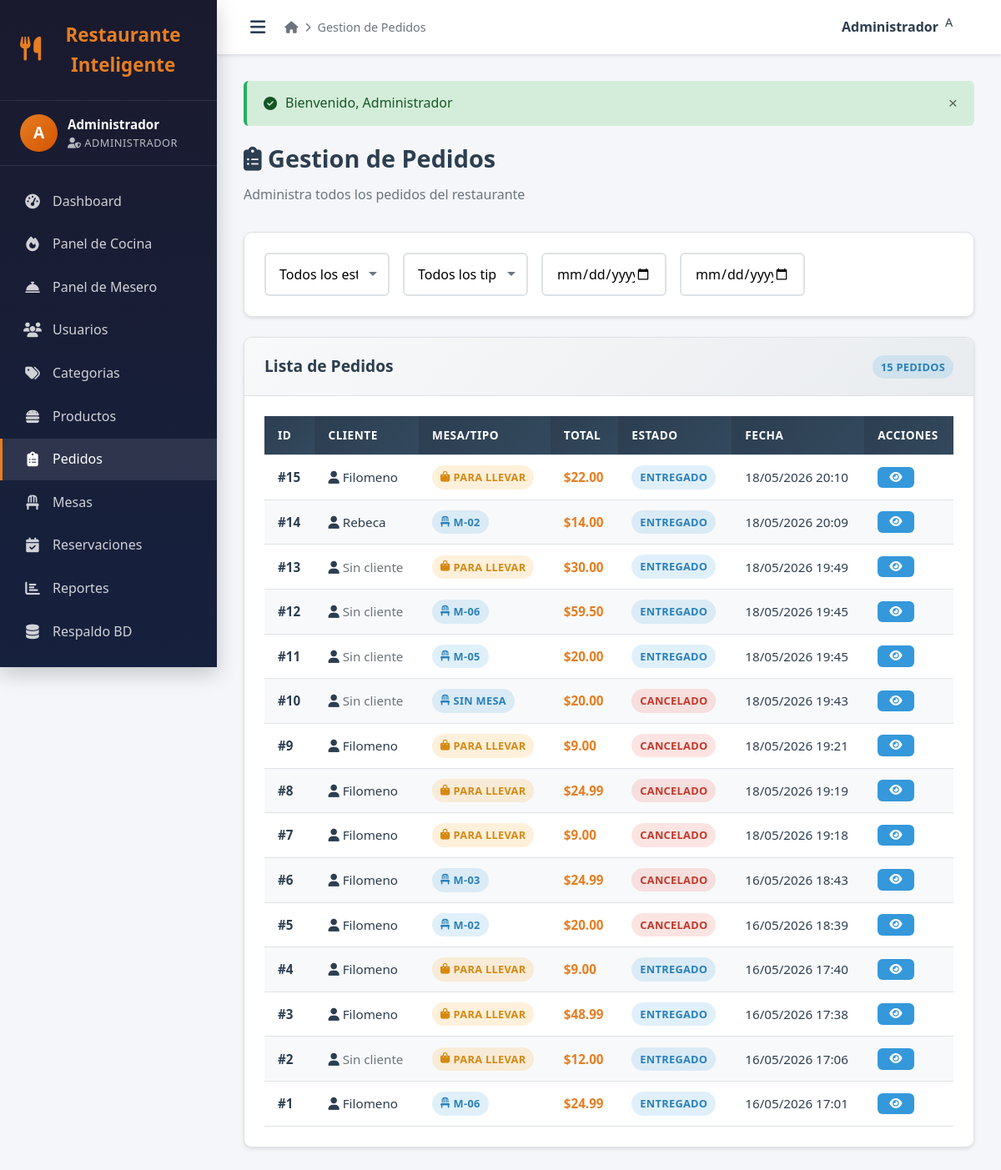
Page /admin/pedidos.php (signed in) on the committed database.
### tables this page shows
CREATE TABLE `pedidos` (
  `id` int(11) unsigned NOT NULL AUTO_INCREMENT,
  `cliente_id` int(11) unsigned DEFAULT NULL,
  `mesa_id` int(11) unsigned DEFAULT NULL,
  `tipo` enum('Mesa','Domicilio','ParaLlevar') NOT NULL DEFAULT 'Mesa',
  `estado` enum('Pendiente','EnPreparacion','Listo','Entregado','Cancelado') NOT NULL DEFAULT 'Pendiente',
  `total` decimal(10,2) NOT NULL DEFAULT 0.00,
  `notas` text DEFAULT NULL,
  `fecha_pedido` timestamp NOT NULL DEFAULT current_timestamp(),
  `fecha_actualizacion` timestamp NULL DEFAULT NULL ON UPDATE current_timestamp(),
  PRIMARY KEY (`id`),
  KEY `fk_cliente` (`cliente_id`),
  KEY `fk_mesa` (`mesa_id`),
  CONSTRAINT `fk_pedidos_cliente` FOREIGN KEY (`cliente_id`) REFERENCES `usuarios` (`id`) ON DELETE SET NULL,
  CONSTRAINT `fk_pedidos_mesa` FOREIGN KEY (`mesa_id`) REFERENCES `mesas` (`id`) ON DELETE SET NULL
);

CREATE TABLE `usuarios` (
  `id` int(11) unsigned NOT NULL AUTO_INCREMENT,
  `nombre` varchar(100) NOT NULL,
  `email` varchar(100) NOT NULL,
  `password` varchar(255) NOT NULL,
  `rol` enum('Administrador','Cocinero','Mesero','Cliente') NOT NULL DEFAULT 'Cliente',
  `rol_id` int(11) unsigned DEFAULT NULL,
  `telefono` varchar(20) DEFAULT NULL,
  `direccion` text DEFAULT NULL,
  `activo` tinyint(1) NOT NULL DEFAULT 1,
  `fecha_registro` timestamp NOT NULL DEFAULT current_timestamp(),
  PRIMARY KEY (`id`),
  UNIQUE KEY `uk_email` (`email`),
  KEY `fk_usuarios_rol` (`rol_id`),
  CONSTRAINT `fk_usuarios_rol` FOREIGN KEY (`rol_id`) REFERENCES `roles` (`id`) ON DELETE SET NULL
);

CREATE TABLE `mesas` (
  `id` int(11) unsigned NOT NULL AUTO_INCREMENT,
  `numero` varchar(20) NOT NULL,
  `capacidad` int(11) NOT NULL DEFAULT 4,
  `ubicacion` varchar(100) DEFAULT NULL,
  `estado` enum('Disponible','Ocupada','Reservada','Mantenimiento') NOT NULL DEFAULT 'Disponible',
  PRIMARY KEY (`id`),
  UNIQUE KEY `uk_numero` (`numero`)
);

### includes/config.php (called while the page is built, shortened)
<?php
function getDB() {
    static $pdo = null;
    if ($pdo === null) {
        try {
            $dsn = 'mysql:host=' . DB_HOST . ';dbname=' . DB_NAME . ';charset=' . DB_CHARSET;
            $options = [
                PDO::ATTR_ERRMODE => PDO::ERRMODE_EXCEPTION,
                PDO::ATTR_DEFAULT_FETCH_MODE => PDO::FETCH_ASSOC,
                PDO::ATTR_EMULATE_PREPARES => false,
            ];
            $pdo = new PDO($dsn, DB_USER, DB_PASS, $options);
        } catch (PDOException $e) {
            die('Error de conexion: ' . $e->getMessage());
        }
    }
    return $pdo;
}
function formatMoney($amount) {
    return '$' . number_format((float)$amount, 2);
}
function formatDate($date) {
    return date('d/m/Y H:i', strtotime($date));
}
function getEstadoBadge($estado) {
    $badges = [
        'Pendiente' => 'badge-warning',
        'EnPreparacion' => 'badge-info',
        'Listo' => 'badge-success',
        'Entregado' => 'badge-primary',
        'Cancelado' => 'badge-danger',
        'Disponible' => 'badge-success',
        'Ocupada' => 'badge-danger',
        'Reservada' => 'badge-warning',
        'Mantenimiento' => 'badge-secondary',
        'Confirmada' => 'badge-success',
        'Completada' => 'badge-primary'
    ];
    return isset($badges[$estado]) ? $badges[$estado] : 'badge-secondary';
}
function paginate($query, $params = [], $perPage = 10) {
    $db = getDB();
    $page = isset($_GET['page']) ? max(1, intval($_GET['page'])) : 1;
    $offset = ($page - 1) * $perPage;
    $countStmt = $db->prepare("SELECT COUNT(*) FROM (" . $query . ") as t");
    $countStmt->execute($params);
    $total = $countStmt->fetchColumn();
    $stmt = $db->prepare($query . " LIMIT " . $perPage . " OFFSET " . $offset);
    $stmt->execute($params);
    $data = $stmt->fetchAll();
    $totalPages = ceil($total / $perPage);
    return [
        'data' => $data,
        'page' => $page,
        'perPage' => $perPage,
        'total' => $total,
        'totalPages' => $totalPages,
        'hasNext' => $page < $totalPages,
        'hasPrev' => $page > 1
    ];
}

### admin/pedidos.php (the view, shortened to what this page needs)
<?php
require_once '../includes/config.php';
require_once 'header.php';
$fecha_desde = $_GET['desde'] ?? '';
$fecha_hasta = $_GET['hasta'] ?? '';
$sql = "SELECT p.*, u.nombre as cliente_nombre, m.numero as mesa_numero FROM pedidos p LEFT JOIN usuarios u ON p.cliente_id = u.id LEFT JOIN mesas m ON p.mesa_id = m.id WHERE 1=1";
$params = [];
$sql .= " ORDER BY p.fecha_pedido DESC";
$result = paginate($sql, $params, 15);
$pedidos = $result['data'];
?>
<h1 class="page-title"><i class="fas fa-clipboard-list"></i> Gestion de Pedidos</h1>
<p class="page-subtitle">Administra todos los pedidos del restaurante</p>
<div class="card mb-3">
    <div class="card-body">
        <form method="GET" class="d-flex gap-2 flex-wrap">
            <select name="estado" class="form-control" style="max-width: 150px;" onchange="this.form.submit()">
                <option value="">Todos los estados</option>
            </select>
            <select name="tipo" class="form-control" style="max-width: 150px;" onchange="this.form.submit()">
                <option value="">Todos los tipos</option>
            </select>
            <input type="date" name="desde" class="form-control" value="<?php echo $fecha_desde; ?>" style="max-width: 150px;" onchange="this.form.submit()">
            <input type="date" name="hasta" class="form-control" value="<?php echo $fecha_hasta; ?>" style="max-width: 150px;" onchange="this.form.submit()">
        </form>
    </div>
</div>
<div class="card">
    <div class="card-header">
        <h3>Lista de Pedidos</h3>
        <span class="badge badge-info"><?php echo $result['total']; ?> pedidos</span>
    </div>
    <div class="card-body">
        <div class="table-responsive">
            <table class="table">
                <thead>
                    <tr>
                        <th>ID</th>
                        <th>Cliente</th>
                        <th>Mesa/Tipo</th>
                        <th>Total</th>
                        <th>Estado</th>
                        <th>Fecha</th>
                        <th>Acciones</th>
                    </tr>
                </thead>
                <tbody>
                    <?php foreach ($pedidos as $p): ?>
                    <tr>
                        <td><strong>#<?php echo $p['id']; ?></strong></td>
                        <td><i class="fas fa-user"></i> <?php echo $p['cliente_nombre'] ?: '<span class="text-muted">Sin cliente</span>'; ?></td>
                        <td>
                            <span class="badge badge-<?php echo $p['tipo'] == 'Mesa' ? 'primary' : 'warning'; ?>">
                                <i class="fas fa-<?php echo $p['tipo'] == 'Mesa' ? 'chair' : 'shopping-bag'; ?>"></i>
                                <?php echo $p['tipo'] == 'Mesa' ? ($p['mesa_numero'] ?: 'Sin mesa') : 'Para Llevar'; ?>
                            </span>
                        </td>
                        <td><strong class="text-primary"><?php echo formatMoney($p['total']); ?></strong></td>
                        <td>
                            <span class="badge <?php echo getEstadoBadge($p['estado']); ?>">
                                <?php echo $p['estado']; ?>
                            </span>
                        </td>
                        <td><?php echo formatDate($p['fecha_pedido']); ?></td>
                        <td>
                            <div class="d-flex gap-1">
                                <a href="pedidos.php?ver=<?php echo $p['id']; ?>" class="btn btn-sm btn-info" title="Ver detalle">
                                    <i class="fas fa-eye"></i>
                                </a>
                            </div>
                        </td>
                    </tr>
                    <?php endforeach; ?>
                </tbody>
            </table>
        </div>
    </div>
</div>
<?php require_once 'footer.php'; ?>

### assets/css/style.css (style rules this page uses)
:root { --color-primary: #e67e22; --color-primary-dark: #d35400; --color-primary-light: #f39c12; --color-secondary: #2c3e50; --color-secondary-light: #34495e; --color-success: #27ae60; --color-danger: #e74c3c; --color-warning: #f39c12; --color-info: #3498db; --color-dark: #1a1a2e; --color-light: #f8f9fa; --color-white: #ffffff; --color-gray: #6c757d; --color-gray-light: #e9ecef; --color-border: #dee2e6; --shadow-sm: 0 2px 4px rgba(0,0,0,0.1); --shadow-md: 0 4px 12px rgba(0,0,0,0.15); --shadow-lg: 0 8px 24px rgba(0,0,0,0.2); --radius-sm: 6px; --radius-md: 10px; --radius-lg: 16px; --transition: all 0.3s ease; --font-main: 'Segoe UI', Tahoma, Geneva, Verdana, sans-serif; }
*, *::before, *::after { box-sizing: border-box; margin: 0; padding: 0; }
html { scroll-behavior: smooth; font-size: 16px; }
body { font-family: var(--font-main); background-color: #f5f6fa; color: var(--color-secondary); line-height: 1.6; min-height: 100vh; }
a { text-decoration: none; color: inherit; transition: var(--transition); }
.text-primary { color: var(--color-primary); }
.text-muted { color: var(--color-gray); }
.mb-3 { margin-bottom: 1.5rem; }
.d-flex { display: flex; }
.flex-wrap { flex-wrap: wrap; }
.gap-1 { gap: 0.5rem; }
.gap-2 { gap: 1rem; }
.btn { display: inline-flex; align-items: center; justify-content: center; gap: 8px; padding: 10px 24px; border: none; border-radius: var(--radius-sm); font-size: 0.95rem; font-weight: 600; cursor: pointer; transition: var(--transition); text-transform: uppercase; letter-spacing: 0.5px; }
.btn-info { background: var(--color-info); color: var(--color-white); }
.btn-sm { padding: 6px 14px; font-size: 0.85rem; }
.form-control { width: 100%; padding: 12px 16px; border: 2px solid var(--color-border); border-radius: var(--radius-sm); font-size: 1rem; font-family: var(--font-main); transition: var(--transition); background: var(--color-white); }
.form-control::placeholder { color: #adb5bd; }
select.form-control { cursor: pointer; appearance: none; background-repeat: no-repeat; background-position: right 12px center; padding-right: 36px; }
.card { background: var(--color-white); border-radius: var(--radius-md); box-shadow: var(--shadow-sm); overflow: hidden; transition: var(--transition); border: 1px solid var(--color-border); }
.card-header { padding: 1.2rem 1.5rem; border-bottom: 1px solid var(--color-border); background: linear-gradient(135deg, #f8f9fa, #e9ecef); display: flex; justify-content: space-between; align-items: center; }
.card-header h2, .card-header h3 { font-size: 1.2rem; color: var(--color-secondary); margin: 0; }
.card-body { padding: 1.5rem; }
.table-responsive { overflow-x: auto; -webkit-overflow-scrolling: touch; }
.table { width: 100%; border-collapse: collapse; font-size: 0.95rem; }
.table th, .table td { padding: 12px 16px; text-align: left; border-bottom: 1px solid var(--color-border); }
.table th { background: linear-gradient(135deg, var(--color-secondary), var(--color-secondary-light)); color: var(--color-white); font-weight: 600; text-transform: uppercase; font-size: 0.85rem; letter-spacing: 0.5px; white-space: nowrap; }
.table tbody tr { transition: var(--transition); }
.table tbody tr:nth-child(even) { background: #f8f9fa; }
.badge { display: inline-flex; align-items: center; gap: 4px; padding: 4px 10px; border-radius: 20px; font-size: 0.8rem; font-weight: 600; text-transform: uppercase; letter-spacing: 0.3px; }
.badge-primary { background: rgba(52, 152, 219, 0.15); color: #2980b9; }
.badge-danger { background: rgba(231, 76, 60, 0.15); color: #c0392b; }
.badge-warning { background: rgba(243, 156, 18, 0.15); color: #d68910; }
.badge-info { background: rgba(52, 152, 219, 0.15); color: #2980b9; }
.page-title { font-size: 1.8rem; color: var(--color-secondary); margin-bottom: 0.5rem; font-weight: 700; }
.page-subtitle { color: var(--color-gray); margin-bottom: 2rem; }

### rows in the picture
pedidos: id "15", cliente.nombre "Filomeno", tipo "PARA LLEVAR", total "$22.00", estado "ENTREGADO", fecha_pedido "18/05/2026 20:10"
pedidos: id "14", cliente.nombre "Rebeca", mesa.numero "M-02", total "$14.00", estado "ENTREGADO", fecha_pedido "18/05/2026 20:09"
pedidos: id "13", cliente_nombre "Sin cliente", tipo "PARA LLEVAR", total "$30.00", estado "ENTREGADO", fecha_pedido "18/05/2026 19:49"
pedidos: id "12", cliente_nombre "Sin cliente", mesa.numero "M-06", total "$59.50", estado "ENTREGADO", fecha_pedido "18/05/2026 19:45"
pedidos: id "11", cliente_nombre "Sin cliente", mesa.numero "M-05", total "$20.00", estado "ENTREGADO", fecha_pedido "18/05/2026 19:45"
pedidos: id "10", cliente_nombre "Sin cliente", mesa_numero "SIN MESA", total "$20.00", estado "CANCELADO", fecha_pedido "18/05/2026 19:43"
pedidos: id "9", cliente.nombre "Filomeno", tipo "PARA LLEVAR", total "$9.00", estado "CANCELADO", fecha_pedido "18/05/2026 19:21"
pedidos: id "8", cliente.nombre "Filomeno", tipo "PARA LLEVAR", total "$24.99", estado "CANCELADO", fecha_pedido "18/05/2026 19:19"
pedidos: id "7", cliente.nombre "Filomeno", tipo "PARA LLEVAR", total "$9.00", estado "CANCELADO", fecha_pedido "18/05/2026 19:18"
pedidos: id "6", cliente.nombre "Filomeno", mesa.numero "M-03", total "$24.99", estado "CANCELADO", fecha_pedido "16/05/2026 18:43"
pedidos: id "5", cliente.nombre "Filomeno", mesa.numero "M-02", total "$20.00", estado "CANCELADO", fecha_pedido "16/05/2026 18:39"
pedidos: id "4", cliente.nombre "Filomeno", tipo "PARA LLEVAR", total "$9.00", estado "ENTREGADO", fecha_pedido "16/05/2026 17:40"
pedidos: id "3", cliente.nombre "Filomeno", tipo "PARA LLEVAR", total "$48.99", estado "ENTREGADO", fecha_pedido "16/05/2026 17:38"
pedidos: id "2", cliente_nombre "Sin cliente", tipo "PARA LLEVAR", total "$12.00", estado "ENTREGADO", fecha_pedido "16/05/2026 17:06"
pedidos: id "1", cliente.nombre "Filomeno", mesa.numero "M-06", total "$24.99", estado "ENTREGADO", fecha_pedido "16/05/2026 17:01"

### other values in the picture
APP_NAME "Restaurante Inteligente"
substr($_SESSION['usuario_nombre'], 0, 1) "A"
$_SESSION['usuario_nombre'] "Administrador"
$_SESSION['usuario_rol'] "ADMINISTRADOR"
$pageTitle "Gestion de Pedidos"
$flash['mensaje'] "Bienvenido, Administrador"
$result['total'] "15"
